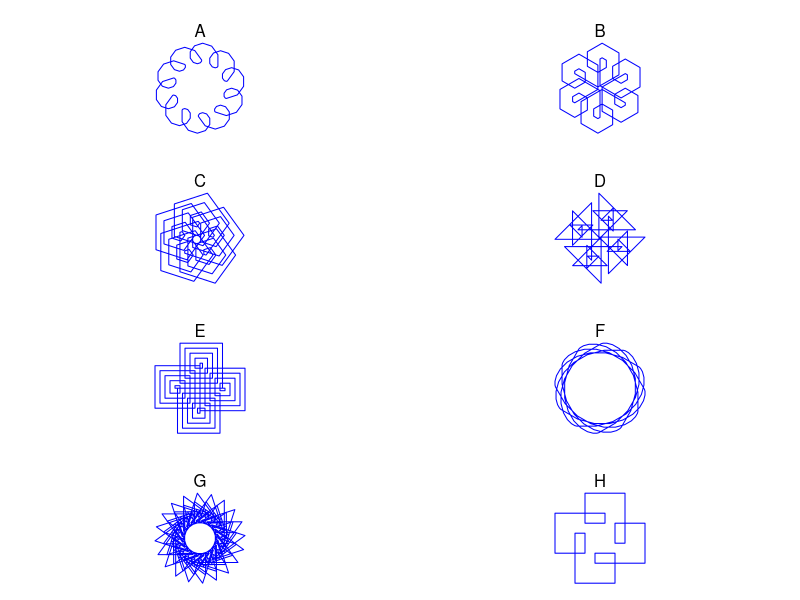
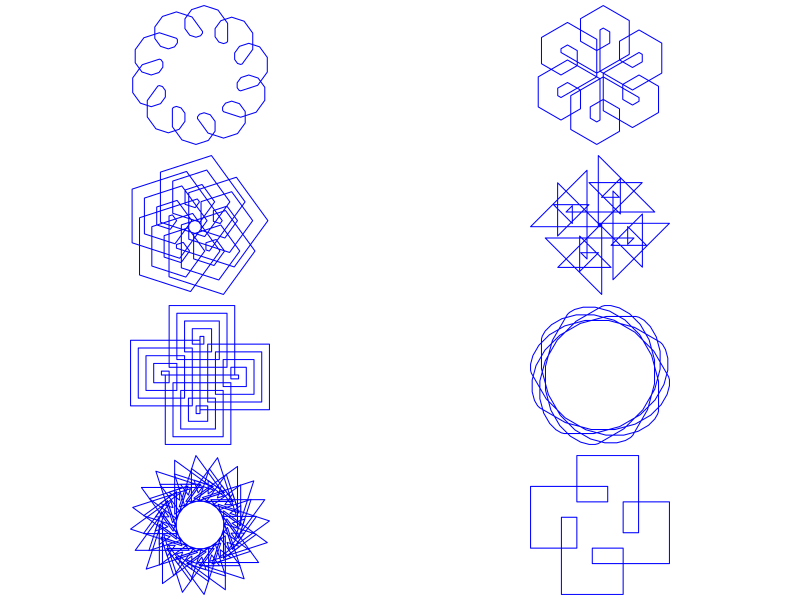

Generate these figures, in order, with R:
## ---- chunk 1
options(scipen=999)
gcd2 <- function(a, b) {
    if (b == 0) a else Recall(b, a %% b)
}
gcd <- function(...) Reduce(gcd2, c(...))

drawit = function(L=16,dD=-pi/2,D=-pi/2,n=10000,lwd=1,col="blue"){
    x = c(0)
    y = c(0)
    l = L
    for(i in 1:n){
        x0 = x[i]
        y0 = y[i]
        x2 = x[i]+l*cos(D)
        y2 = y[i]+l*sin(D)
        l = (l-2)%%L+1
        D = D+dD
        x = c(x,x2)
        y = c(y,y2)
        if(abs(x2)<0.001 && abs(y2)<0.001){break}
    }
    xmin = min(x)
    xmax = max(x)
    xmid = mean(c(xmin,xmax))
    ymin = min(y)
    ymax = max(y)
    ymid = mean(c(ymin,ymax))
    r = max(c(xmax-xmid,ymax-ymid))
    xlo = xmid-r
    xhi = xmid+r
    ylo = ymid-r
    yhi = ymid+r
    plot(0,0,"n",ann=F,xlim=c(xlo,xhi),ylim=c(ylo,yhi),axes=F)
    lines(x,y,lwd=lwd,col=col)
}

while(T){
    turnb = sample(3:60,1)
    turna = sample(1:(turnb-1),1)
    cdm = sample(5:20,1)
    A = turna/gcd(c(turna,turnb))
    B = turnb/gcd(c(turna,turnb))
    nloop = B/gcd(c(B,cdm))
    if(nloop>1 && nloop<99 && (180*turna/turnb)%%1==0){break}
}


angles = c(turna/turnb*pi)
degs = c(turna/turnb*180)
cdms = c(cdm)
handles = c(paste0(degs[1],cdm,collapse="#"))

while(length(angles)<8){
    bb = sample(3:60,1)
    aa = sample(1:(bb-1),1)
    cc = sample(5:20,1)
    A = aa/gcd(c(aa,bb))
    B = bb/gcd(c(aa,bb))
    nloop = B/gcd(c(B,cc))
    deg= c(aa/bb*180)
    handle = c(paste0(deg,cc,collapse="#"))
    if(!(handle %in% handles) && nloop>1 && nloop<99 && (180*aa/bb)%%1==0){
        angles = c(angles,aa/bb*pi)
        cdms = c(cdms,cc)
        degs = c(degs,degs)
        handles = c(handles,handle)
    }
}

ord = sample(1:8)

sol = paste0(1*(1==ord),collapse="")

al = paste0("* ",LETTERS[1:8],collapse="\n")

## ---- chunk 2
par(mar=c(1,1,3,1),mfrow=c(4,2),pty="s")
for(i in 1:8){
    drawit(cdms[ord[i]],angles[ord[i]])
    mtext(LETTERS[i],3)
}
## ---- chunk 3


par(mar=c(0,0,0,0),pty="s")
for(i in 1:8){
    cat(paste0("* ",LETTERS[i],": \n"))
    cat(paste0("  * Turn angle = ",round(angles[ord[i]]/pi*180),"\n"))
    cat(paste0("  * Count max = ",cdms[ord[i]],"\n\n"))
    drawit(cdms[ord[i]],angles[ord[i]])
    
    cat("\n\n")
}
